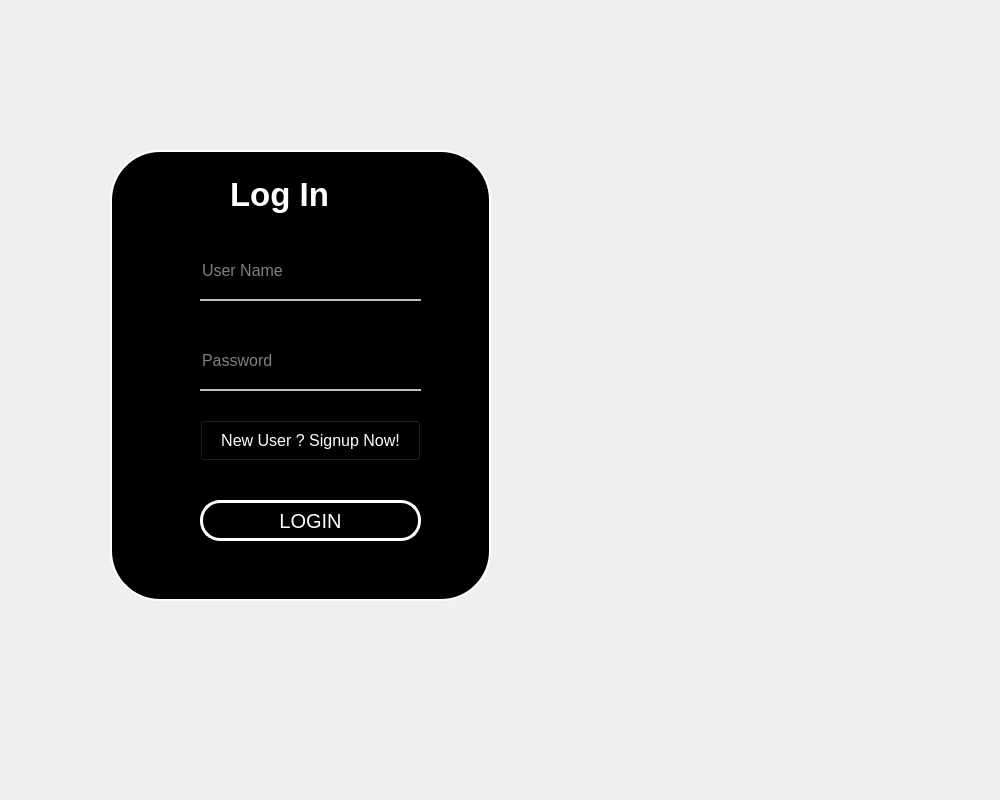
<?xml version="1.0" encoding="UTF-8"?>
<ui version="4.0">
 <class>Form</class>
 <widget class="QWidget" name="Form">
  <property name="geometry">
   <rect>
    <x>0</x>
    <y>0</y>
    <width>1000</width>
    <height>800</height>
   </rect>
  </property>
  <property name="windowTitle">
   <string>Form</string>
  </property>
  <property name="styleSheet">
   <string notr="true">
QPushButton:hover{
background-color:rgb(30, 30, 30);
border-radius:10px;
padding-left:5px;
padding-right:5px;	
}

QPushButton:pressed{
background-color:rgb(0, 36, 107);
border-radius:10px;
padding-left:5px;
padding-right:5px;	
}


</string>
  </property>
  <widget class="QLabel" name="label_5">
   <property name="geometry">
    <rect>
     <x>-30</x>
     <y>-10</y>
     <width>1091</width>
     <height>811</height>
    </rect>
   </property>
   <property name="autoFillBackground">
    <bool>false</bool>
   </property>
   <property name="text">
    <string/>
   </property>
   <property name="pixmap">
    <pixmap>i6.jpg</pixmap>
   </property>
   <property name="scaledContents">
    <bool>true</bool>
   </property>
  </widget>
  <widget class="QLabel" name="label_3">
   <property name="geometry">
    <rect>
     <x>230</x>
     <y>160</y>
     <width>141</width>
     <height>71</height>
    </rect>
   </property>
   <property name="font">
    <font>
     <pointsize>25</pointsize>
     <weight>75</weight>
     <bold>true</bold>
    </font>
   </property>
   <property name="text">
    <string>&lt;html&gt;&lt;head/&gt;&lt;body&gt;&lt;p&gt;&lt;span style=&quot; color:#ffffff;&quot;&gt;Log In&lt;/span&gt;&lt;/p&gt;&lt;/body&gt;&lt;/html&gt;</string>
   </property>
  </widget>
  <widget class="QPushButton" name="b2">
   <property name="geometry">
    <rect>
     <x>200</x>
     <y>500</y>
     <width>221</width>
     <height>41</height>
    </rect>
   </property>
   <property name="font">
    <font>
     <pointsize>15</pointsize>
    </font>
   </property>
   <property name="styleSheet">
    <string notr="true">border:3px solid rgb(255, 255, 255);
border-radius:20px;
color:rgb(255, 255, 255);
</string>
   </property>
   <property name="text">
    <string>LOGIN</string>
   </property>
  </widget>
  <widget class="QLabel" name="label_4">
   <property name="geometry">
    <rect>
     <x>630</x>
     <y>610</y>
     <width>91</width>
     <height>81</height>
    </rect>
   </property>
   <property name="styleSheet">
    <string notr="true">border-radius:50px;

</string>
   </property>
   <property name="text">
    <string/>
   </property>
   <property name="pixmap">
    <pixmap>i1.jpeg</pixmap>
   </property>
   <property name="scaledContents">
    <bool>true</bool>
   </property>
  </widget>
  <widget class="QLineEdit" name="tb2">
   <property name="geometry">
    <rect>
     <x>200</x>
     <y>340</y>
     <width>221</width>
     <height>51</height>
    </rect>
   </property>
   <property name="font">
    <font>
     <pointsize>12</pointsize>
    </font>
   </property>
   <property name="styleSheet">
    <string notr="true">background-color:rgb(0, 0, 0);
border:none;
border-bottom:2px solid rgb(188, 188, 188);
color:rgb(255, 255, 255);
padding-bottom:9px;</string>
   </property>
   <property name="echoMode">
    <enum>QLineEdit::Password</enum>
   </property>
   <property name="placeholderText">
    <string>Password</string>
   </property>
  </widget>
  <widget class="QLabel" name="label_2">
   <property name="geometry">
    <rect>
     <x>110</x>
     <y>150</y>
     <width>381</width>
     <height>451</height>
    </rect>
   </property>
   <property name="styleSheet">
    <string notr="true">border-radius:50px;
background-color:rgb(0, 0, 0);
border:2px solid rgb(255, 255, 255);</string>
   </property>
   <property name="text">
    <string/>
   </property>
  </widget>
  <widget class="QLineEdit" name="tb1">
   <property name="geometry">
    <rect>
     <x>200</x>
     <y>250</y>
     <width>221</width>
     <height>51</height>
    </rect>
   </property>
   <property name="font">
    <font>
     <pointsize>12</pointsize>
    </font>
   </property>
   <property name="styleSheet">
    <string notr="true">background-color:rgb(0, 0, 0);
border:none;
border-bottom:2px solid rgb(188, 188, 188);
color:rgb(255, 255, 255);
padding-bottom:9px;</string>
   </property>
   <property name="placeholderText">
    <string>User Name</string>
   </property>
  </widget>
  <widget class="QPushButton" name="b1">
   <property name="geometry">
    <rect>
     <x>200</x>
     <y>420</y>
     <width>221</width>
     <height>41</height>
    </rect>
   </property>
   <property name="font">
    <font>
     <family>Segoe UI</family>
     <pointsize>12</pointsize>
     <weight>50</weight>
     <italic>false</italic>
     <bold>false</bold>
    </font>
   </property>
   <property name="styleSheet">
    <string notr="true">background-color:rgba(0,0,0,0);
color:rgb(255, 255, 255);</string>
   </property>
   <property name="text">
    <string>New User ? Signup Now!</string>
   </property>
  </widget>
  <widget class="QLabel" name="label">
   <property name="geometry">
    <rect>
     <x>140</x>
     <y>260</y>
     <width>31</width>
     <height>31</height>
    </rect>
   </property>
   <property name="styleSheet">
    <string notr="true"/>
   </property>
   <property name="text">
    <string/>
   </property>
   <property name="pixmap">
    <pixmap>avatar-svgrepo-com.svg</pixmap>
   </property>
   <property name="scaledContents">
    <bool>true</bool>
   </property>
  </widget>
  <widget class="QLabel" name="label_6">
   <property name="geometry">
    <rect>
     <x>140</x>
     <y>350</y>
     <width>31</width>
     <height>31</height>
    </rect>
   </property>
   <property name="styleSheet">
    <string notr="true"/>
   </property>
   <property name="text">
    <string/>
   </property>
   <property name="pixmap">
    <pixmap>password-lock-svgrepo-com.svg</pixmap>
   </property>
   <property name="scaledContents">
    <bool>true</bool>
   </property>
  </widget>
  <zorder>label_5</zorder>
  <zorder>label_2</zorder>
  <zorder>label_3</zorder>
  <zorder>label_4</zorder>
  <zorder>tb1</zorder>
  <zorder>tb2</zorder>
  <zorder>b2</zorder>
  <zorder>b1</zorder>
  <zorder>label</zorder>
  <zorder>label_6</zorder>
 </widget>
 <resources/>
 <connections/>
</ui>
